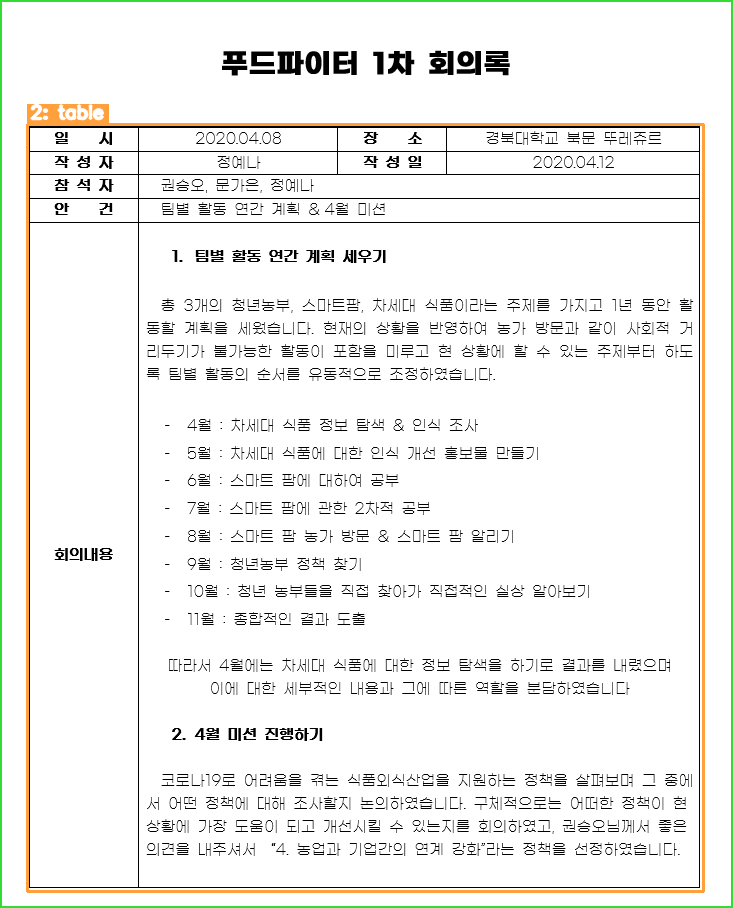
#> input picture captures/test2_20251110_235135_overlay.png, 733 x 908 px
$ python -i diagnose.py   (imports and definitions only)   (older library calls are emulated)
#> lines starting #> are read from the running program, lines starting #| are printed output that depends on the picture; after the words box and inside, x2 and y2 are one past the last pixel; in counts of white or black regions, pixels touching at a corner belong together
#> further down, picture is the input picture: shape (908, 733, 3); mean B, G, R 237.4, 240.6, 240.3
# utils/diagnose.py
import cv2, numpy as np

def diagnose(bgr):
    g = cv2.cvtColor(bgr, cv2.COLOR_BGR2GRAY)
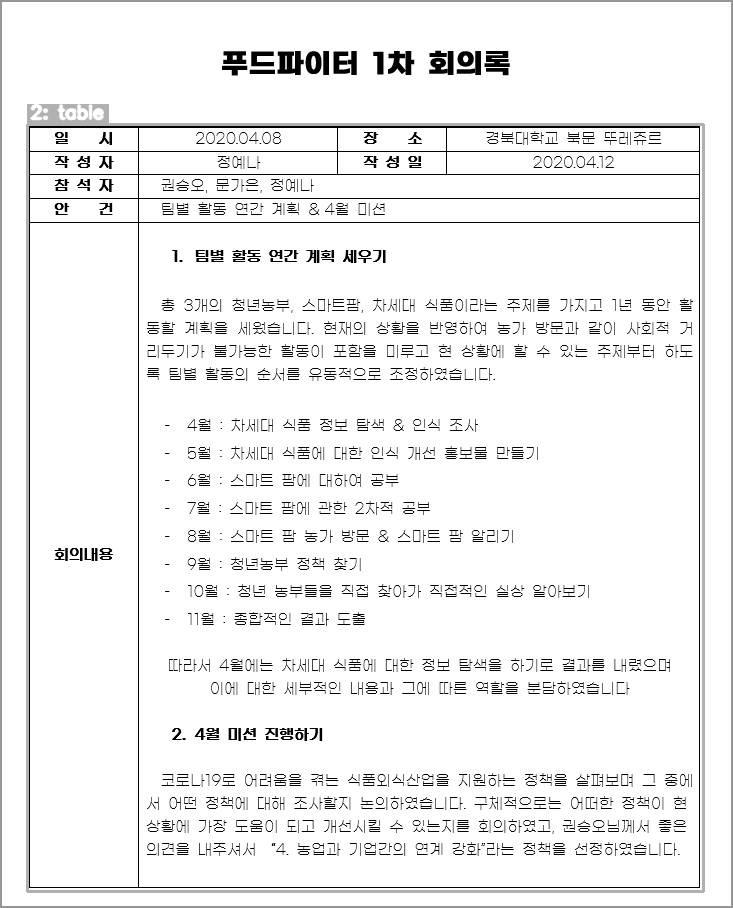
#> g: shape (908, 733); min 0, max 255, mean 240.1
    # 블러 지표(라플라시안 분산)
    blur = cv2.Laplacian(g, cv2.CV_64F).var()
#> blur = 16496.1
    # 대비 지표(표준편차)
    contrast = g.std()
#> contrast = 53.13
    # 기울기 대략 추정
    th = cv2.threshold(g, 0, 255, cv2.THRESH_OTSU|cv2.THRESH_BINARY_INV)[1]
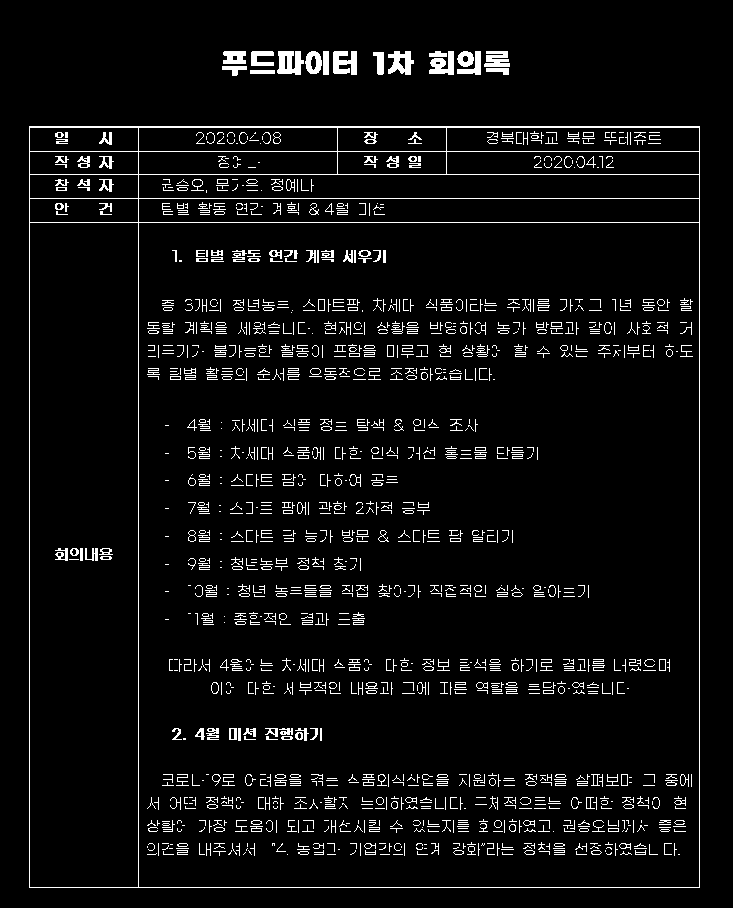
#> th: shape (908, 733); 5.3% white in thin lines or dots, all inside (x1, y1, x2, y2) = (29, 51, 700, 888)
    coords = np.column_stack(np.where(th > 0))
#> coords = 35158 pairs, first value 51 to 887, second value 29 to 699
    angle = 0.0
    if coords.size:
        angle = cv2.minAreaRect(coords)[-1]
#> angle = -90
        angle = -(90 + angle) if angle < -45 else -angle
#> angle = 0
    return {"blur": blur, "contrast": float(contrast), "skew_deg": float(angle)}

>>> import cv2
>>> picture = cv2.imread('../captures/test2_20251110_235135_overlay.png')
>>> result = diagnose(picture)
#> result = {'blur': 16496.1, 'contrast': 53.13, 'skew_deg': 0}
